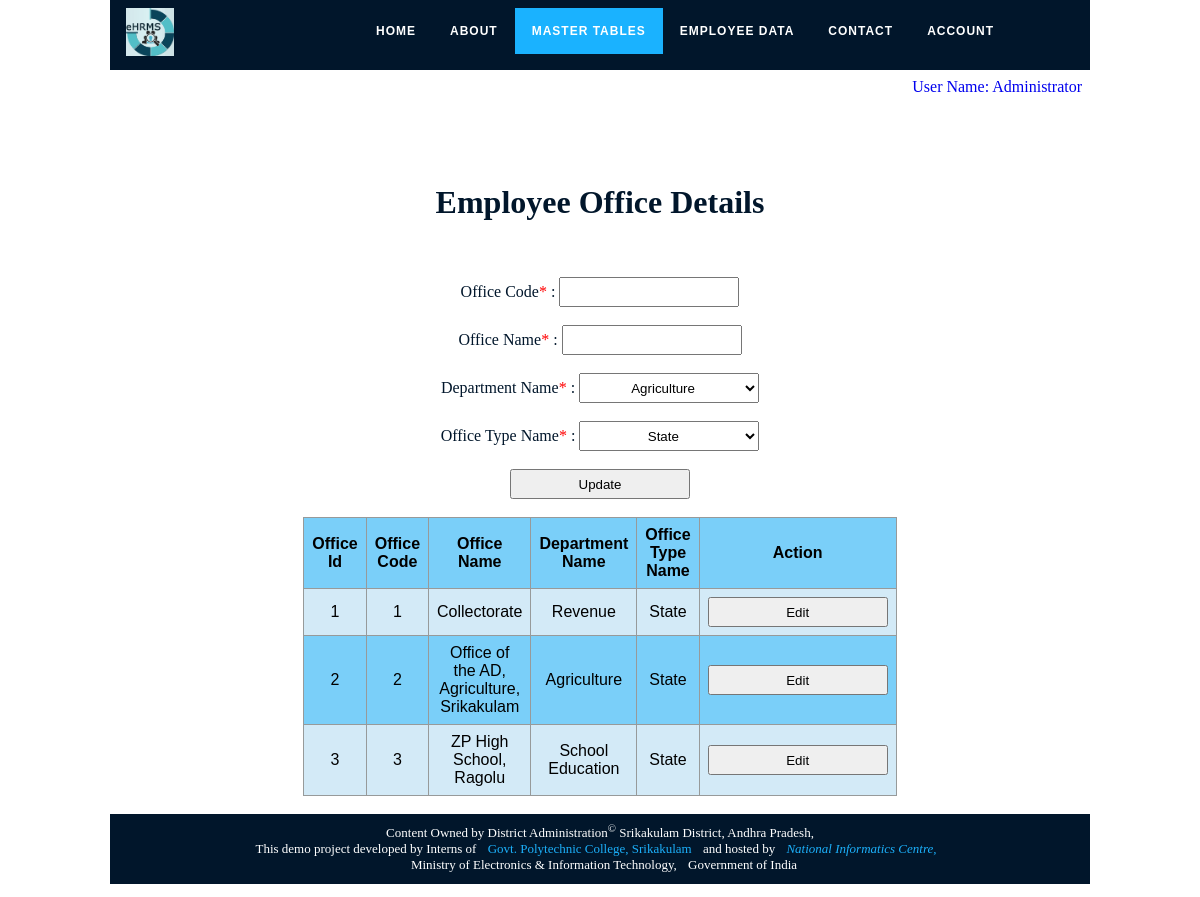
Page /ehrms/office_edit.php (signed in) on the committed database.
### tables this page shows
CREATE TABLE `emp_office` (
  `office_id` bigint(20) NOT NULL,
  `office_code` int(11) NOT NULL,
  `office_name` varchar(100) NOT NULL,
  `dept_code` int(11) NOT NULL,
  `office_type_code` int(11) NOT NULL,
  `client_ip_address` varchar(20) NOT NULL,
  `record_creation_ts` timestamp NOT NULL DEFAULT current_timestamp(),
  `record_updation_ts` timestamp NOT NULL DEFAULT current_timestamp() ON UPDATE current_timestamp()
);

CREATE TABLE `emp_dept` (
  `dept_id` bigint(20) NOT NULL,
  `dept_code` int(11) NOT NULL,
  `dept_name` varchar(30) NOT NULL,
  `client_ip_address` varchar(20) NOT NULL,
  `record_creation_ts` timestamp NOT NULL DEFAULT current_timestamp(),
  `record_updation_ts` timestamp NOT NULL DEFAULT current_timestamp() ON UPDATE current_timestamp()
);

CREATE TABLE `emp_office_type` (
  `office_type_id` bigint(20) NOT NULL,
  `office_type_code` int(11) NOT NULL,
  `office_type_name` varchar(30) NOT NULL,
  `client_ip_address` varchar(20) NOT NULL,
  `record_creation_ts` timestamp NOT NULL DEFAULT current_timestamp(),
  `record_updation_ts` timestamp NOT NULL DEFAULT current_timestamp() ON UPDATE current_timestamp()
);

### ehrms/office_edit.php (the view, shortened to what this page needs)
<?php
$id="";
$myofficecode="";
$myofficename="";
$mydeptcode="";
$myofficetypecode="";
    function edit_button($row_id){
        $btn="<form onsubmit='return take_confirmation1()' name='edit' id='edit'
action='".htmlspecialchars($_SERVER["PHP_SELF"])."'
method='POST'><input type='hidden' value='".$row_id."' name='row_id'
id='row_id'><input value='Edit' type='submit' name='edit_button'
id='edit_button'></form>";
        return $btn;
    }
?>
<html>
<head>
</head>
<body>
<?php include_once('include/db_connection/db_connection.php'); ?>
<br>
<h1 class="div-class">Employee Office Details</h1>
<div class="div-class">
<form name="register" id="register" onsubmit="return
validate(document)" action="<?php echo
htmlspecialchars($_SERVER["PHP_SELF"]);?>" method="post">
<input type="hidden" value="<?php echo $id; ?>" name="id" id="id"><br><br>
Office Code<span class="mandatory">*</span>&nbsp;: <input
autocomplete="off" type="number" name="myofficecode" id="myofficecode"
value="<?php echo $myofficecode; ?>"><br><br>
Office Name<span class="mandatory">*</span>&nbsp;: <input
autocomplete="off" type="text" name="myofficename" id="myofficename"
value="<?php echo $myofficename; ?>"><br><br>
Department Name<span class="mandatory">*</span>&nbsp;: <select
autocomplete="off" type="number" name="mydeptcode" id="mydeptcode"
value="<?php echo $mydeptcode; ?>"><br><br>
<?php
$sql = "SELECT * FROM emp_dept ORDER BY dept_id ASC";
$result = $conn->query($sql);
if ($result->num_rows > 0) {
  while($row = $result->fetch_assoc()) {
    if($row['dept_code']==$mydeptcode)
        {echo "<option value=".$row['dept_code']." selected>".$row['dept_name']."</option>";}
    else
        {echo "<option value=".$row['dept_code'].">".$row['dept_name']."</option>";}
  }
}
?>
</select><br><br>
Office Type Name<span class="mandatory">*</span>&nbsp;: <select
autocomplete="off" type="number" name="myofficetypecode" id="myofficetypecode"
value="<?php echo $myofficetypecode; ?>"><br><br>
<?php
$sql = "SELECT * FROM emp_office_type ORDER BY office_type_id ASC";
$result = $conn->query($sql);
if ($result->num_rows > 0) {
  while($row = $result->fetch_assoc()) {
    if($row['office_type_id']==$myofficetypecode)
        {echo "<option value=".$row['office_type_code']." selected>".$row['office_type_name']."</option>";}
    else
        {echo "<option value=".$row['office_type_code'].">".$row['office_type_name']."</option>";}
  }
}
?>
</select><br><br>
<input id="update_button" name="update_button" type="submit" value="Update">
</form>
<div>
<br/>
<?php
echo "<table class='centered-table'>";
echo "<tr><th>Office Id</th><th>Office Code
</th><th>Office Name</th><th>Department Name</th><th>Office Type
Name</th><th>Action</th></tr>";
$sql ="SELECT emp_office.office_id, emp_office.office_code, emp_office.office_name, emp_dept.dept_code, emp_dept.dept_name, emp_office_type.office_type_code, emp_office_type.office_type_name FROM emp_office, emp_dept, emp_office_type WHERE emp_office.dept_code=emp_dept.dept_code AND emp_office.office_type_code=emp_office_type.office_type_code ORDER BY emp_office.office_id ASC";
$result = $conn->query($sql);
if ($result->num_rows > 0) {
        while($row = $result->fetch_assoc()) {
            echo
"<tr><td>".$row['office_id']."</td><td>".$row['office_code']."</td><td>".$row['office_name']."</td><td>".$row['dept_name']."</td><td>".$row['office_type_name']."</td><td>".edit_button($row['office_id'])."</td></tr>";
        }
} else {
    echo "<tr><td align='center' colspan='22'>(0 Results)</td></tr>";
}
?>
</table>
<br>
<?php include_once('include/php/footer_menu.php'); ?>
</body>
</html>

### rows in the picture
emp_office: office_id "1", office_code "1", office_name "Collectorate", emp_dept.dept_name "Revenue", emp_office_type.office_type_name "State"
emp_office: office_id "2", office_code "2", office_name "Office of the AD, Agriculture, Srikakulam", emp_dept.dept_name "Agriculture", emp_office_type.office_type_name "State"
emp_office: office_id "3", office_code "3", office_name "ZP High School, Ragolu", emp_dept.dept_name "School Education", emp_office_type.office_type_name "State"

### other values in the picture
$_SESSION["name"] "Administrator"
form field mydeptcode "Agriculture"
form field myofficetypecode "State"
